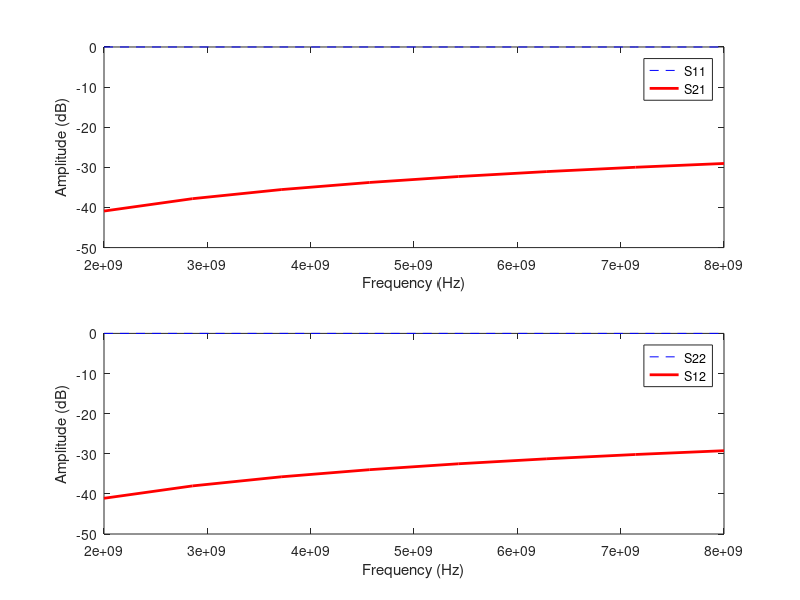

The MATLAB script that drew this image:
% Matlab script for viewing S-parameter results
% Generated with InductEx v.7.1.30 (8.0 beta) on 2025/10/18
S11=[-0.000345498,-0.000703158,-0.00118367,-0.00178391,-0.00250208,-0.00332935,-0.004266,-0.00530303];

S12=[-41.0954,-38.0101,-35.7486,-33.9669,-32.5004,-31.2578,-30.1825,-29.2376];

S21=[-40.8917,-37.8052,-35.5436,-33.7631,-32.2917,-31.054,-29.977,-29.0329];

S22=[-0.000345498,-0.000703158,-0.00118367,-0.00178391,-0.00250208,-0.00332935,-0.004266,-0.00530303];

freq=[2E9,2.85714E9,3.71429E9,4.57143E9,5.42857E9,6.28571E9,7.14286E9,8E9];

figure(1);
subplot(2,1,1);
plot(freq,S11,'b--',freq,S21,'r-','LineWidth',2);
legend('S11','S21');
xlabel('Frequency (Hz)');
ylabel('Amplitude (dB)');

figure(1);
subplot(2,1,2);
plot(freq,S22,'b--',freq,S12,'r-','LineWidth',2);
legend('S22','S12');
xlabel('Frequency (Hz)');
ylabel('Amplitude (dB)');
